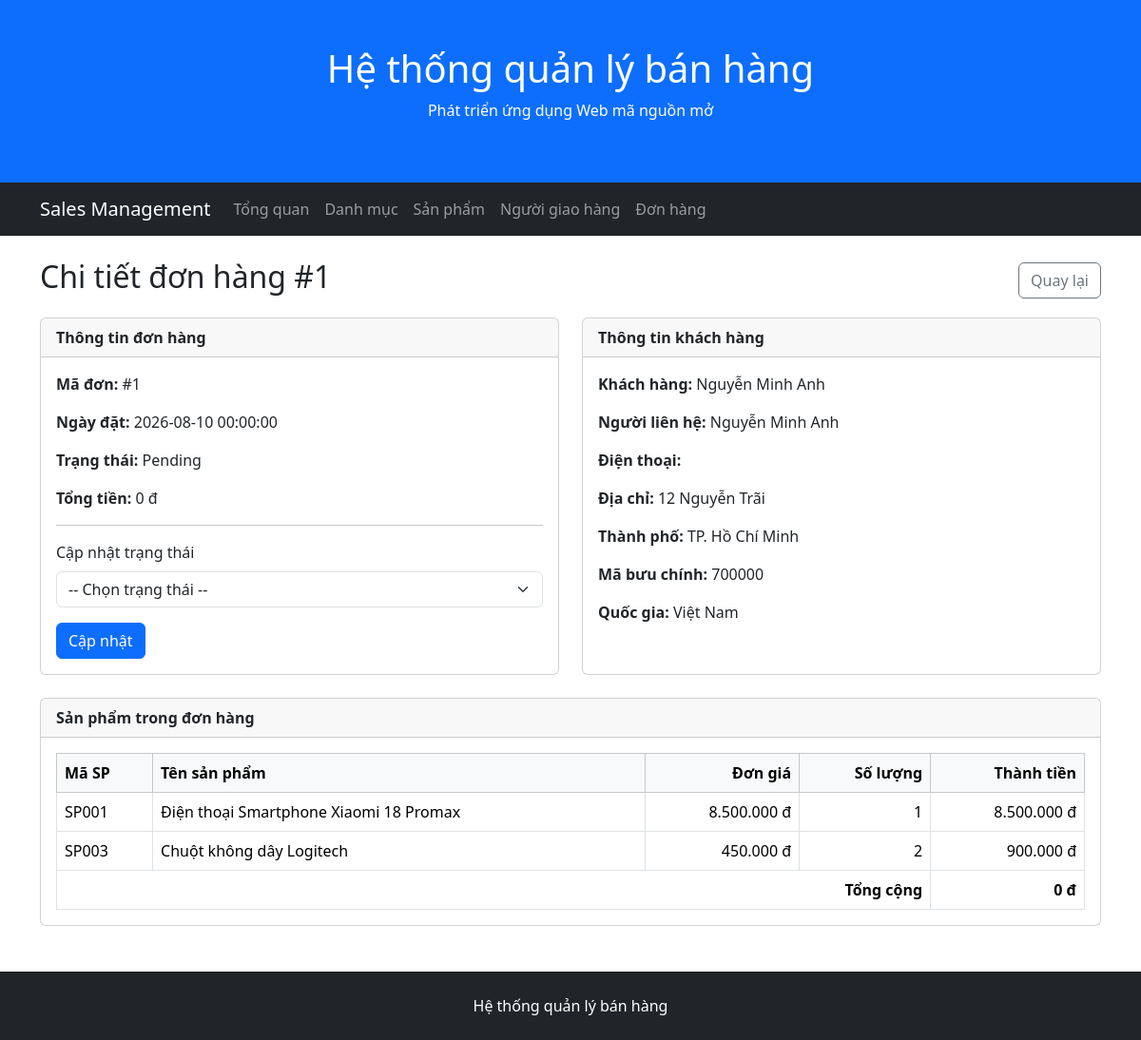
Page /admin/orders/detail.php?id=1 on the committed database.
### tables this page shows
CREATE TABLE orders (
    OrderID INT AUTO_INCREMENT PRIMARY KEY,
    OrderDate DATETIME NOT NULL DEFAULT CURRENT_TIMESTAMP,
    TotalAmount DECIMAL(12,2) NOT NULL DEFAULT 0,
    Status VARCHAR(30) NOT NULL DEFAULT 'Pending',
    CustomerID INT NOT NULL,
    EmployeeID INT,
    ShipperID INT,

    CONSTRAINT chk_orders_total
        CHECK (TotalAmount >= 0),
    CONSTRAINT fk_orders_customer
        FOREIGN KEY (CustomerID)
        REFERENCES customers(CustomerID),
    CONSTRAINT fk_orders_employee
        FOREIGN KEY (EmployeeID)
        REFERENCES employees(EmployeeID),
    CONSTRAINT fk_orders_shipper
        FOREIGN KEY (ShipperID)
        REFERENCES shippers(ShipperID)
);

CREATE TABLE customers (
    CustomerID INT AUTO_INCREMENT PRIMARY KEY,
    CustomerName VARCHAR(100) NOT NULL,
    ContactName VARCHAR(100),
    Address VARCHAR(200),
    City VARCHAR(100),
    PostalCode VARCHAR(20),
    Country VARCHAR(100),
    Phone VARCHAR(20)
);

CREATE TABLE orderdetail (
    OrderDetailID INT AUTO_INCREMENT PRIMARY KEY,
    Quantity INT NOT NULL,
    UnitPrice DECIMAL(12,2) NOT NULL,
    OrderID INT NOT NULL,
    ProductID INT NOT NULL,

    CONSTRAINT chk_orderdetail_quantity CHECK (Quantity > 0),
    CONSTRAINT chk_orderdetail_unitprice CHECK (UnitPrice >= 0),
    CONSTRAINT fk_orderdetail_order
        FOREIGN KEY (OrderID)
        REFERENCES orders(OrderID)
        ON DELETE CASCADE,
    CONSTRAINT fk_orderdetail_product
        FOREIGN KEY (ProductID) REFERENCES products(ProductID)
);

CREATE TABLE products (
    ProductID INT AUTO_INCREMENT PRIMARY KEY,
    ProductCode VARCHAR(50) NOT NULL UNIQUE,
    ProductName VARCHAR(255) NOT NULL,
    Description TEXT,
    Unit VARCHAR(20),
    Price DECIMAL(12,2) NOT NULL DEFAULT 0,
    StockQuantity INT NOT NULL DEFAULT 0,
    IsActive BOOLEAN NOT NULL DEFAULT TRUE,
    SupplierID INT NOT NULL,
    CategoryID INT NOT NULL,

    CONSTRAINT chk_products_price CHECK (Price >= 0),
    CONSTRAINT chk_products_stock CHECK (StockQuantity >= 0),
    CONSTRAINT fk_products_supplier
        FOREIGN KEY (SupplierID) REFERENCES suppliers(SupplierID),
    CONSTRAINT fk_products_category
        FOREIGN KEY (CategoryID) REFERENCES categories(CategoryID)
);

### public/admin/orders/detail.php (the view, shortened to what this page needs)
<?php
require_once '/var/www/src/config/database.php';
$orderID = isset($_GET['id'])
    ? (int) $_GET['id']
    : 0;
$sqlOrder = "
    SELECT
        o.OrderID,
        o.OrderDate,
        o.TotalAmount,
        o.Status,
        c.CustomerName,
        c.ContactName,
        c.Phone,
        c.Address,
        c.City,
        c.PostalCode,
        c.Country
    FROM
        orders AS o,
        customers AS c
    WHERE
        o.CustomerID = c.CustomerID
        AND o.OrderID = ?
";
$allowedTransitions = [
    'Pending' => [
        'Confirmed',
        'Cancelled'
    ],
    'Confirmed' => [
        'Shipping',
        'Cancelled'
    ],
    'Shipping' => [
        'Completed',
        'Cancelled'
    ],
    'Completed' => [],
    'Cancelled' => []
];
$stmtOrder = $conn->prepare($sqlOrder);
$stmtOrder->bind_param('i', $orderID);
$stmtOrder->execute();
$orderResult = $stmtOrder->get_result();
$order = $orderResult->fetch_assoc();
$sqlDetail = "
    SELECT
        od.Quantity,
        od.UnitPrice,
        p.ProductCode,
        p.ProductName
    FROM
        orderdetail AS od,
        products AS p
    WHERE
        od.ProductID = p.ProductID
        AND od.OrderID = ?
    ORDER BY
        od.OrderDetailID
";
$stmtDetail = $conn->prepare($sqlDetail);
$stmtDetail->bind_param('i', $orderID);
$stmtDetail->execute();
$detailResult = $stmtDetail->get_result();
require_once '/var/www/src/includes/admin/header.php';
require_once '/var/www/src/includes/admin/navbar.php';
?>
<div class="container mt-4">
    <div class="d-flex justify-content-between align-items-center mb-3">
        <h2>
            Chi tiết đơn hàng #<?= (int) $order['OrderID'] ?>
        </h2>
        <a href="/admin/orders/" class="btn btn-outline-secondary">
            Quay lại
        </a>
    </div>
    <div class="row g-4 mb-4">
        <div class="col-md-6">
            <div class="card h-100">
                <div class="card-header">
                    <strong>Thông tin đơn hàng</strong>
                </div>
                <div class="card-body">
                    <p>
                        <strong>Mã đơn:</strong>
                        #<?= (int) $order['OrderID'] ?>
                    </p>
                    <p>
                        <strong>Ngày đặt:</strong>
                        <?= htmlspecialchars($order['OrderDate']) ?>
                    </p>
                    <p>
                        <strong>Trạng thái:</strong>
                        <?= htmlspecialchars($order['Status']) ?>
                    </p>
                    <p>
                        <strong>Tổng tiền:</strong>
                        <?= number_format(
                            (float) $order['TotalAmount'],
                            0,
                            ',',
                            '.'
                        ) ?> đ
                    </p>
                    <?php
                    $nextStatuses = $allowedTransitions[$order['Status']] ?? [];
                    ?>
                    <?php if (!empty($nextStatuses)): ?>
                        <hr>
                        <form method="post">
                            <div class="mb-3">
                                <label for="status" class="form-label">
                                    Cập nhật trạng thái
                                </label>
                                <select
                                    name="status"
                                    id="status"
                                    class="form-select"
                                    required
                                >
                                    <option value="">
                                        -- Chọn trạng thái --
                                    </option>
                                </select>
                            </div>
                            <button
                                type="submit"
                                name="update_status"
                                class="btn btn-primary"
                            >
                                Cập nhật
                            </button>
                        </form>
                    <?php else: ?>
                        <div class="alert alert-secondary mb-0">
                            Đơn hàng đã ở trạng thái kết thúc.
                        </div>
                    <?php endif; ?>
                </div>
            </div>
        </div>
        <div class="col-md-6">
            <div class="card h-100">
                <div class="card-header">
                    <strong>Thông tin khách hàng</strong>
                </div>
                <div class="card-body">
                    <p>
                        <strong>Khách hàng:</strong>
                        <?= htmlspecialchars($order['CustomerName']) ?>
                    </p>
                    <p>
                        <strong>Người liên hệ:</strong>
                        <?= htmlspecialchars($order['ContactName'] ?? '') ?>
                    </p>
                    <p>
                        <strong>Điện thoại:</strong>
                    </p>
                    <p>
                        <strong>Địa chỉ:</strong>
                        <?= htmlspecialchars($order['Address'] ?? '') ?>
                    </p>
                    <p>
                        <strong>Thành phố:</strong>
                        <?= htmlspecialchars($order['City'] ?? '') ?>
                    </p>
                    <p>
                        <strong>Mã bưu chính:</strong>
                        <?= htmlspecialchars($order['PostalCode'] ?? '') ?>
                    </p>
                    <p class="mb-0">
                        <strong>Quốc gia:</strong>
                        <?= htmlspecialchars($order['Country'] ?? '') ?>
                    </p>
                </div>
            </div>
        </div>
    </div>
    <div class="card">
        <div class="card-header">
            <strong>Sản phẩm trong đơn hàng</strong>
        </div>
        <div class="card-body">
            <div class="table-responsive">
                <table class="table table-bordered align-middle mb-0">
                    <thead class="table-light">
                        <tr>
                            <th>Mã SP</th>
                            <th>Tên sản phẩm</th>
                            <th class="text-end">Đơn giá</th>
                            <th class="text-end">Số lượng</th>
                            <th class="text-end">Thành tiền</th>
                        </tr>
                    </thead>
                    <tbody>
                    <?php while ($item = $detailResult->fetch_assoc()): ?>
                        <?php
                        $subtotal = (float) $item['UnitPrice'] * (int) $item['Quantity'];
                        ?>
                        <tr>
                            <td>
                                <?= htmlspecialchars($item['ProductCode']) ?>
                            </td>
                            <td>
                                <?= htmlspecialchars($item['ProductName']) ?>
                            </td>
                            <td class="text-end">
                                <?= number_format(
                                    (float) $item['UnitPrice'],
                                    0,
                                    ',',
                                    '.'
                                ) ?> đ
                            </td>
                            <td class="text-end">
                                <?= (int) $item['Quantity'] ?>
                            </td>
                            <td class="text-end">
                                <?= number_format(
                                    $subtotal,
                                    0,
                                    ',',
                                    '.'
                                ) ?> đ
                            </td>
                        </tr>
                    <?php endwhile; ?>
                    </tbody>
                    <tfoot>
                        <tr>
                            <th colspan="4" class="text-end">
                                Tổng cộng
                            </th>
                            <th class="text-end">
                                <?= number_format(
                                    (float) $order['TotalAmount'],
                                    0,
                                    ',',
                                    '.'
                                ) ?> đ
                            </th>
                        </tr>
                    </tfoot>
                </table>
            </div>
        </div>
    </div>
</div>
<?php
require_once '/var/www/src/includes/admin/footer.php';

### rows in the picture
orders: OrderID "1", OrderDate "2026-08-10 00:00:00", Status "Pending", TotalAmount "0", CustomerID.CustomerName "Nguyễn Minh Anh", CustomerID.ContactName "Nguyễn Minh Anh", CustomerID.Address "12 Nguyễn Trãi", CustomerID.City "TP. Hồ Chí Minh", CustomerID.PostalCode "700000", CustomerID.Country "Việt Nam"
orderdetail: ProductID.ProductCode "SP001", ProductID.ProductName "Điện thoại Smartphone Xiaomi 18 Promax", UnitPrice "8.500.000", Quantity "1", subtotal "8.500.000"
orderdetail: ProductID.ProductCode "SP003", ProductID.ProductName "Chuột không dây Logitech", UnitPrice "450.000", Quantity "2", subtotal "900.000"
